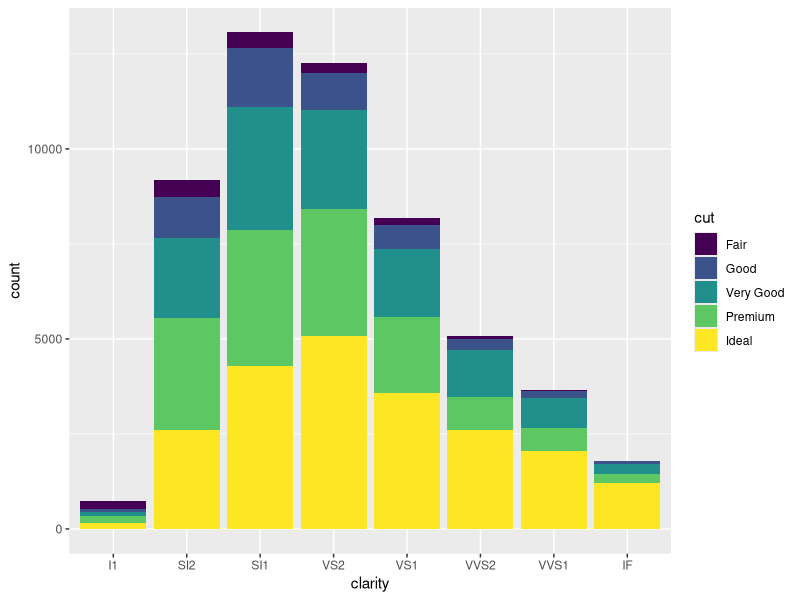

This figure's R source:
## ---- chunk 1
#install.packages("ggplot2")
library("ggplot2")
## ---- chunk 2
depth_dist <- ggplot(diamonds,aes(clarity))
depth_dist+geom_bar(aes(fill=cut),position="stack")
